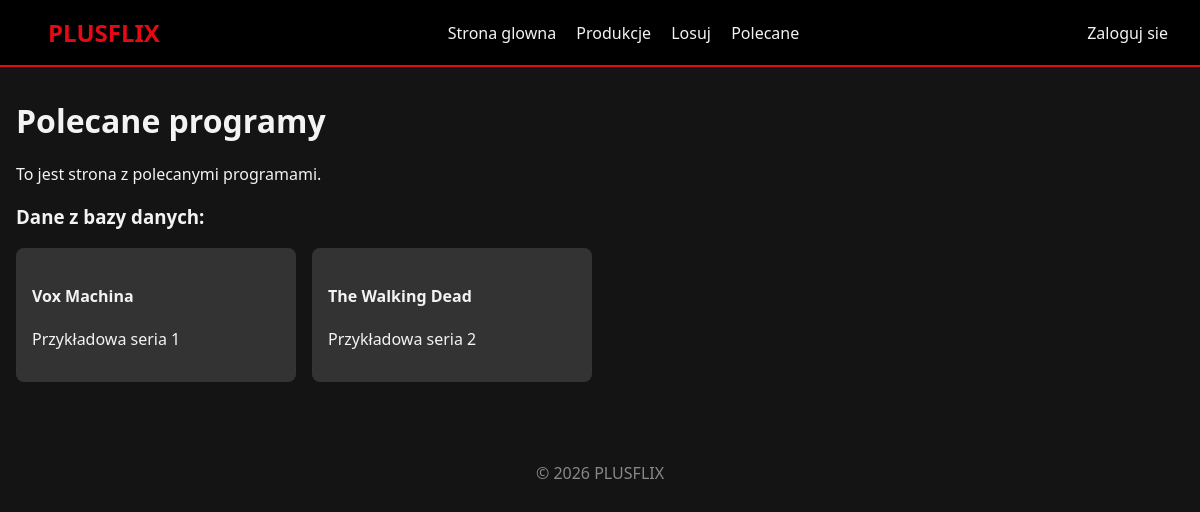
The app's page /recommended, older data.
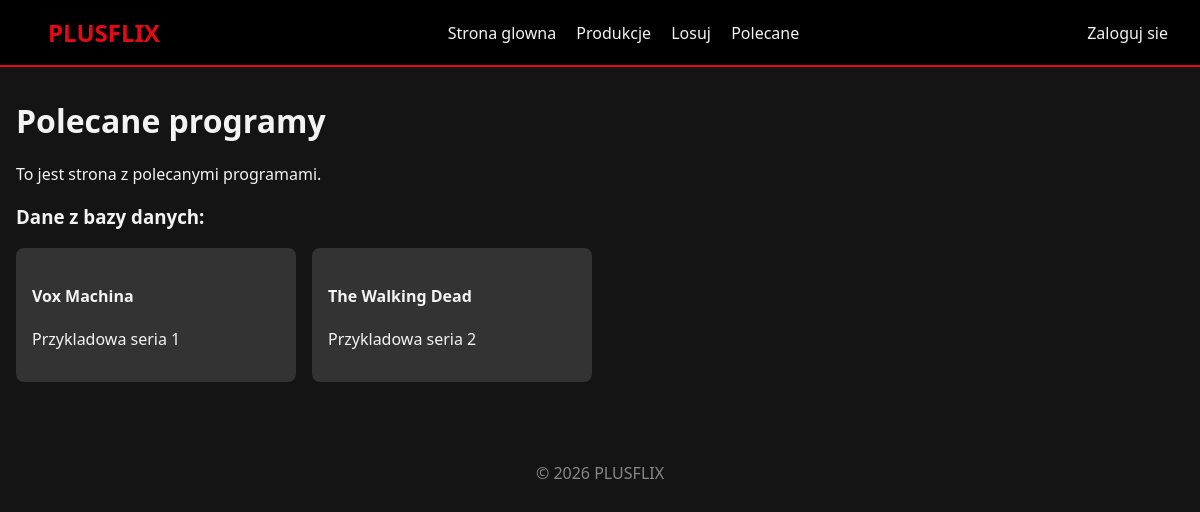
The same page, newer data.
### tables this page shows
CREATE TABLE IF NOT EXISTS series (
    id INT AUTO_INCREMENT PRIMARY KEY,
    title VARCHAR(50) NOT NULL,
    description TEXT NOT NULL,
    genre VARCHAR(100),
    streaming_site VARCHAR(100)
);

### app/Controllers/Recommended.php (called while the page is built, shortened)
<?php
class Recommended extends Controller {
    private $recommendedModel;
    public function __construct() {
        $this->recommendedModel = $this->model('Recommended');
    }
    public function index(): void {
        $recommended = $this->recommendedModel->getSeriesData();
        $data = [
            'title' => 'Polecane programy',
            'description' => 'To jest strona z polecanymi programami.',
            'series' => $recommended
        ];
        $this->view('pages/recommended', $data);
    }
}
?>

### core/Router.php (called while the page is built, shortened)
<?php
class Router {
    protected string $currentMethod = 'index';
    public function __construct() {
        $url = $this->getUrl();
        if ($url && strtolower($url[0]) === 'detail') {
            $this->currentController = 'App\\Controllers\\Pages';
            $this->currentMethod = 'detail';
            unset($url[0]);
        } elseif ($url && file_exists('../app/Controllers/' . ucwords($url[0]) . '.php')) {
            unset($url[0]);
        }
        $this->currentController = new $this->currentController;
        $this->params = $url ? array_values($url) : [];
        call_user_func_array([$this->currentController, $this->currentMethod], $this->params);
    }
    public function getUrl(): ?array {
        if (isset($_GET['url'])) {
            $url = rtrim($_GET['url'], '/');
            $url = filter_var($url, FILTER_SANITIZE_URL);
            return explode('/', $url);
        }
        return null;
    }
}

### public/index.php (called while the page is built, shortened)
<?php
spl_autoload_register(function($className) {
    $className = str_replace('\\', '/', $className);
    $file = '../' . $className . '.php';
});
$init = new Router();

### core/Database.php (called while the page is built, shortened)
<?php
class Database {
    private string $host = DB_HOST;
    private string $user = DB_USER;
    private string $pass = DB_PASS;
    private string $dbname = DB_NAME;
    private ?PDO $dbh = null;
    private $stmt;
    public function __construct() {
        $dsn = 'mysql:host=' . $this->host . ';dbname=' . $this->dbname;
        $options = [
            PDO::ATTR_PERSISTENT => true,
            PDO::ATTR_ERRMODE => PDO::ERRMODE_EXCEPTION,
            PDO::ATTR_DEFAULT_FETCH_MODE => PDO::FETCH_OBJ
        ];
        try {
            $this->dbh = new PDO($dsn, $this->user, $this->pass, $options);
        } catch (PDOException $e) {
            $this->error = $e->getMessage();
            echo "Błąd połączenia: " . $this->error;
        }
    }
    public function query(string $sql): void {
        $this->stmt = $this->dbh->prepare($sql);
    }
    public function execute(): bool {
        return $this->stmt->execute();
    }
    public function resultSet(): array {
        $this->execute();
        return $this->stmt->fetchAll();
    }
}

### app/Models/Recommended.php (called while the page is built, shortened)
<?php
class Recommended {
    private Database $db;
    public function __construct(Database $db) {
        $this->db = $db;
    }
    public function getSeriesData(): array {
        $this->db->query("SELECT * FROM series");
        return $this->db->resultSet();
    }
}
?>

### app/Views/pages/recommended.php (the view)
<?php require APPROOT . '/Views/inc/header.php'; ?>
    <h1><?php echo $data['title']; ?></h1>
    <p><?php echo $data['description']; ?></p>
    <h3>Dane z bazy danych:</h3>
    <div class="grid">
        <?php foreach($data['series'] as $series) : ?>
            <div class="card">
                <h4><?php echo $series->title; ?></h4>
                <p><?php echo $series->description; ?></p>
            </div>
        <?php endforeach; ?>
    </div>
<?php require APPROOT . '/Views/inc/footer.php'; ?>

Row changes from the older to the newer data that the page shows:
changed series "Vox Machina": description "Przykładowa seria 1" → "Przykladowa seria 1"
changed series "The Walking Dead": description "Przykładowa seria 2" → "Przykladowa seria 2"
